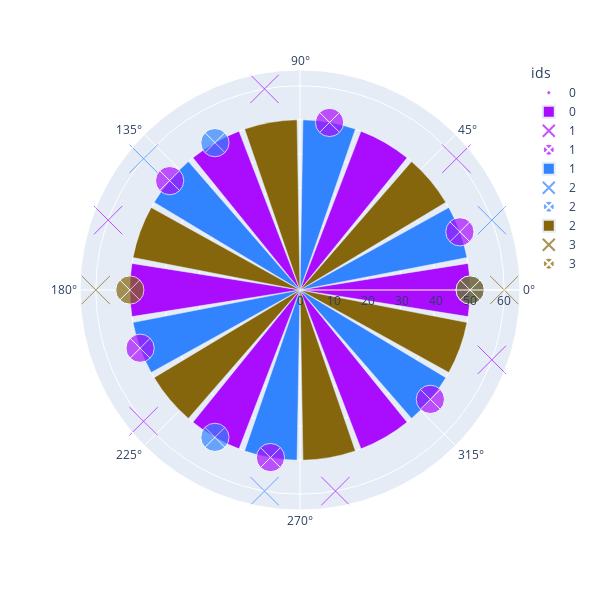

Notebook source saved alongside this figure:
### Code cell
for i in range(len(tasks)):
    fig.add_trace(fig_trace.data[i])

fig.show()

### Figure 1 — Plotly figure (JSON) as saved in the notebook; plotly's stock layout.template omitted (floating-point values rounded to 4 significant figures)
{"data": [{"hovertemplate": "ids=0<br>r=%{r}<br>t=%{theta}<br>size=%{marker.size}<extra></extra>", "legendgroup": "0", "marker": {"color": "#AA0DFE", "size": [0, 0, 0, 0, 0, 0, 0, 0, 0, 0, 0, 0, 0, 0, 0, 0, 0, 0], "sizemode": "area", "sizeref": 0, "symbol": "x-thin-open"}, "mode": "markers", "name": "0", "r": [60, 60, 60, 60, 60, 60, 60, 60, 60, 60, 60, 60, 60, 60, 60, 60, 60, 60], "showlegend": true, "subplot": "polar", "theta": [0, 20, 40, 60, 80, 100, 120, 140, 160, 180, 200, 220, 240, 260, 280, 300, 320, 340], "type": "scatterpolar"}, {"hovertemplate": "ids=1<br>r=%{r}<br>t=%{theta}<br>size=%{marker.size}<extra></extra>", "legendgroup": "1", "marker": {"color": "#AA0DFE", "size": [1, 1, 1, 1, 1, 1], "sizemode": "area", "sizeref": 0.0025, "symbol": "x-thin-open"}, "mode": "markers", "name": "1", "r": [60, 60, 60, 60, 60, 60], "showlegend": true, "subplot": "polar", "theta": [40, 100, 160, 220, 280, 340], "type": "scatterpolar"}, {"hovertemplate": "ids=1<br>r=%{r}<br>t=%{theta}<br>size=%{marker.size}<extra></extra>", "legendgroup": "1", "marker": {"color": "#AA0DFE", "size": [1, 1, 1, 1, 1, 1], "sizemode": "area", "sizeref": 0.0025, "symbol": "circle-x"}, "mode": "markers", "name": "1", "r": [50, 50, 50, 50, 50, 50], "showlegend": true, "subplot": "polar", "theta": [80, 140, 200, 260, 320, 20], "type": "scatterpolar"}, {"hovertemplate": "ids=2<br>r=%{r}<br>t=%{theta}<br>size=%{marker.size}<extra></extra>", "legendgroup": "2", "marker": {"color": "#3283FE", "size": [1, 1, 1], "sizemode": "area", "sizeref": 0.0025, "symbol": "x-thin-open"}, "mode": "markers", "name": "2", "r": [60, 60, 60], "showlegend": true, "subplot": "polar", "theta": [20, 140, 260], "type": "scatterpolar"}, {"hovertemplate": "ids=2<br>r=%{r}<br>t=%{theta}<br>size=%{marker.size}<extra></extra>", "legendgroup": "2", "marker": {"color": "#3283FE", "size": [1, 1, 1], "sizemode": "area", "sizeref": 0.0025, "symbol": "circle-x"}, "mode": "markers", "name": "2", "r": [50, 50, 50], "showlegend": true, "subplot": "polar", "theta": [120, 240, 0], "type": "scatterpolar"}, {"hovertemplate": "ids=3<br>r=%{r}<br>t=%{theta}<br>size=%{marker.size}<extra></extra>", "legendgroup": "3", "marker": {"color": "#85660D", "size": [1, 1], "sizemode": "area", "sizeref": 0.0025, "symbol": "x-thin-open"}, "mode": "markers", "name": "3", "r": [60, 60], "showlegend": true, "subplot": "polar", "theta": [0, 180], "type": "scatterpolar"}, {"hovertemplate": "ids=3<br>r=%{r}<br>t=%{theta}<br>size=%{marker.size}<extra></extra>", "legendgroup": "3", "marker": {"color": "#85660D", "size": [1, 1], "sizemode": "area", "sizeref": 0.0025, "symbol": "circle-x"}, "mode": "markers", "name": "3", "r": [50, 50], "showlegend": true, "subplot": "polar", "theta": [180, 0], "type": "scatterpolar"}, {"hovertemplate": "color=0<br>r=%{r}<br>theta=%{theta}<extra></extra>", "legendgroup": "0", "marker": {"color": "#AA0DFE", "pattern": {"shape": ""}}, "name": "0", "r": [50, 50, 50, 50, 50, 50], "showlegend": true, "subplot": "polar", "theta": [0, 60, 120, 180, 240, 300], "type": "barpolar"}, {"hovertemplate": "color=1<br>r=%{r}<br>theta=%{theta}<extra></extra>", "legendgroup": "1", "marker": {"color": "#3283FE", "pattern": {"shape": ""}}, "name": "1", "r": [50, 50, 50, 50, 50, 50], "showlegend": true, "subplot": "polar", "theta": [20, 80, 140, 200, 260, 320], "type": "barpolar"}, {"hovertemplate": "color=2<br>r=%{r}<br>theta=%{theta}<extra></extra>", "legendgroup": "2", "marker": {"color": "#85660D", "pattern": {"shape": ""}}, "name": "2", "r": [50, 50, 50, 50, 50, 50], "showlegend": true, "subplot": "polar", "theta": [40, 100, 160, 220, 280, 340], "type": "barpolar"}], "layout": {"height": 600, "legend": {"itemsizing": "constant", "title": {"text": "ids"}, "tracegroupgap": 0}, "margin": {"t": 60}, "polar": {"angularaxis": {"direction": "counterclockwise", "rotation": 0}, "domain": {"x": [0, 1], "y": [0, 1]}}, "width": 600}}
